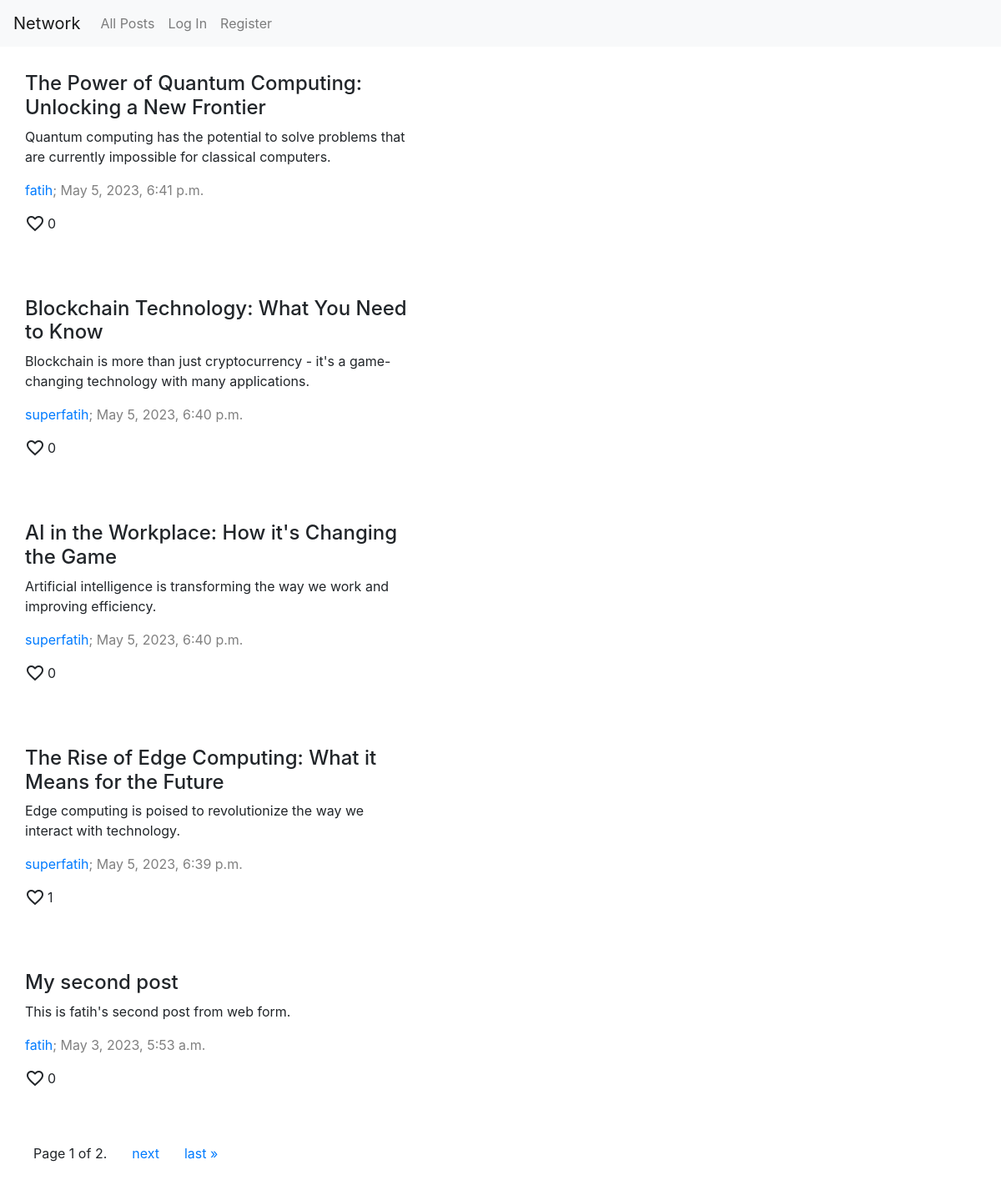
The page / on the database its author committed.
### network/models.py (models this page shows, shortened)
class User(AbstractUser):
    pass

class Post(models.Model):
    user = models.ForeignKey(User, on_delete=models.CASCADE)
    title = models.CharField(max_length=100)
    text = models.TextField()
    time = models.DateTimeField(auto_now_add=True)

### network/views.py (the view, shortened to what this page needs)
# urls.py: path("", views.index, name="index"),
def index(request):
    try:
        m_querystring = request.GET.get("p")
        posts = Post.objects.all().order_by("-time")
        posts_qooked = []
        for post in posts:
            i_liked = False
            if request.user.is_authenticated and post.likes.filter(user = request.user):
                i_liked = True
            posts_qooked.append({
                "id": post.id,
                "user": post.user,
                "title": post.title,
                "text": post.text,
                "time": post.time,
                "likes": post.likes,
                "i_liked":i_liked})
        paginator = Paginator(posts_qooked, 5)
        page_number = request.GET.get('page')
        if page_number is None:
            page_number = 1
        page_obj = paginator.get_page(page_number)
        return render(request, "network/index.html", {
            "posts": page_obj
        })
    except Exception as e:
        print("Error, ", e)
        return render(request, "network/index.html")

### network/templates/network/index.html (shortened to what this page needs)
{% extends "network/layout.html" %}
{% load static %}
{% block body %}
    <div class="div-posts">
        {% for post in posts %}
            <div class="div-post">
                <h4>{{ post.title }}</h4>
                <p class="post-text">
                    {{ post.text }}
                </p>
                <p class="css-description">
                    <a href="{% url 'u' user_name=post.user.username %}">{{ post.user.username }}</a>; {{ post.time }}
                </p>
                <p class="p-like">
                    {% if user.is_authenticated and user.username != post.user.username %}
                        <span data-postid="{{ post.id }}" class="material-icons po-pointer {% if post.i_liked %}red {% endif %}favorite">
                            {% if post.i_liked %}
                                favorite
                            {% else %}
                                favorite_border
                            {% endif %}
                        </span>
                    {% else %}
                        <span class="material-icons po-default">
                        </span>
                    {% endif %}
                        <span class="post-like-counter">{{ post.likes.count }}</span>
                </p>
            </div>
        {% empty %}
            No post yet!
        {% endfor %}
        <div class="pagination">
                    Page {{ posts.number }} of {{ posts.paginator.num_pages }}.
                {% if posts.has_next %}
                    <a href="?page={{ posts.next_page_number }}">next</a>
                    <a href="?page={{ posts.paginator.num_pages }}">last &raquo;</a>
                {% endif %}
        </div>
    </div>
{% endblock %}

### network/templates/network/layout.html (shortened to what this page needs)
{% load static %}
<!DOCTYPE html>
<html lang="en">
    <head>
        <link rel="stylesheet" href="https://stackpath.bootstrapcdn.com/bootstrap/4.4.1/css/bootstrap.min.css">
        <link href="{% static 'network/styles.css' %}" rel="stylesheet">
    </head>
    <body>
        <nav class="navbar navbar-expand-lg navbar-light bg-light">
            <a class="navbar-brand" href="{% url 'index' %}">Network</a>
            <div>
              <ul class="navbar-nav mr-auto">
                <li class="nav-item">
                  <a class="nav-link" href="{% url 'index' %}">All Posts</a>
                </li>
                {% if user.is_authenticated %}
                    <li class="nav-item">
                        <a class="nav-link" href="{% url 'index' %}?p=f">Following</a>
                    </li>
                    <li class="nav-item">
                        <a class="nav-link" href="{% url 'logout' %}">Log Out</a>
                    </li>
                {% else %}
                    <li class="nav-item">
                        <a class="nav-link" href="{% url 'login' %}">Log In</a>
                    </li>
                    <li class="nav-item">
                        <a class="nav-link" href="{% url 'register' %}">Register</a>
                    </li>
                {% endif %}
              </ul>
            </div>
          </nav>
        <div class="body">
            {% block body %}
            {% endblock %}
        </div>
    </body>
</html>

### network/static/network/styles.css (style rules this page uses)
.div-posts { padding-left: 20px; display: flex; flex-direction: column; max-width: 500px; }
.div-post { margin: 30px 10px; }
.css-description { color: gray; }
.p-like { display: flex; align-content: center; gap: 3px; }
.po-default { cursor: default; }
.pagination { display: flex; flex-direction: row; gap: 30px; margin: 20px; }

### rows shown on the page
User: title "The Power of Quantum Computing: Unlocking a New Frontier", text "Quantum computing has the potential to solve problems that are currently impossible for classical computers.", user.username "fatih", time "May 5, 2023, 6:41 p.m.", likes.count "0", title "My second post", text "This is fatih's second post from web form.", time "May 3, 2023, 5:53 a.m."
User: title "Blockchain Technology: What You Need to Know", text "Blockchain is more than just cryptocurrency - it's a game-changing technology with many applications.", user.username "superfatih", time "May 5, 2023, 6:40 p.m.", likes.count "0", title "AI in the Workplace: How it's Changing the Game", text "Artificial intelligence is transforming the way we work and improving efficiency.", title "The Rise of Edge Computing: What it Means for the Future", text "Edge computing is poised to revolutionize the way we interact with technology.", time "May 5, 2023, 6:39 p.m.", likes.count "1"

### other values the page prints
{{ posts.number }} "1"
{{ posts.paginator.num_pages }} "2"
